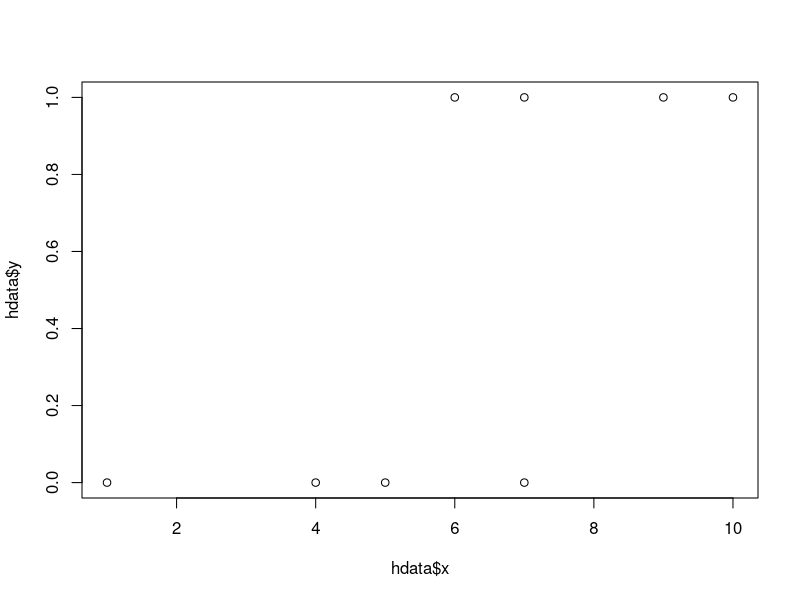

Write the R code that produced this figure.
### Pre-class
hdata <- data.frame(y = c(1, 1, 1, 1, 0, 0, 0, 0), x = c(10, 9, 7, 6, 7, 5, 4, 1))
fit<-lm(y~x,data = hdata)
summary(fit)
plot(hdata$x,hdata$y)
predict(fit,newdata = data.frame(x=2))

install.packages("AER",dependencies = TRUE)

## in-class

library(AER)
